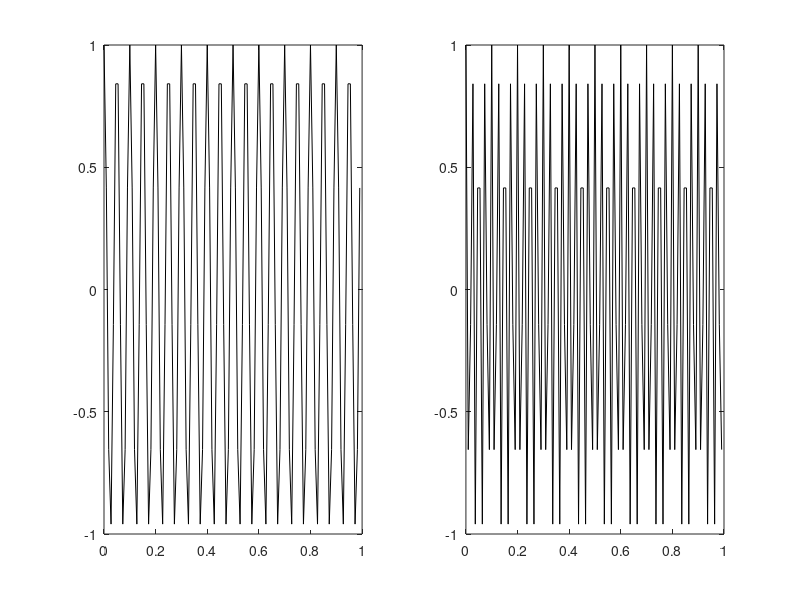

This chart was generated by the following MATLAB code:
%Inicializacion de parametros

%Nuestro espacio es el compuesto por señales senoidales de:
%Amplitud 1
%Frecuencias Fs de 1 hz a 50 hz. FM = 101
%Fase = 0

t_ini = 0;
t_fin = 1;
Fm = 110;
fs_1 = 20;
fs_2 = 40;
fase1 = 0;
fase2 = 0;
A1 = 1;
A2 = 1;
Tm = 1 / Fm;
t = t_ini : Tm : (t_fin - Tm);

% ------- Señal compleja (Expresado por Sen y Cos) -------

s1r = cos(2*pi*fs_1*t + fase1);
s1i = sin(2*pi*fs_1*t + fase1);
s1c = s1r + j*s1i;

s2r = cos(2*pi*fs_2*t + fase2);
s2i = sin(2*pi*fs_2*t + fase2);
s2c = s2r + j*s2i;

%Señal Compleja 1
%[t,s1] = senoidal(Fm,fs_1,fase1,t_ini,t_fin,A1);
subplot(1,2,1);
plot(t,s1c,'k');

%Señal Compleja 2
%[t,s2] = senoidal(Fm,fs_2,fase2,t_ini,t_fin,A2);
subplot(1,2,2);
plot(t,s2c,'k');

s2c_conj = s2r - j*s2i;
disp('Norma s2c');
norm(s2c,2)
s3c = dot(s1c,s2c_conj)

